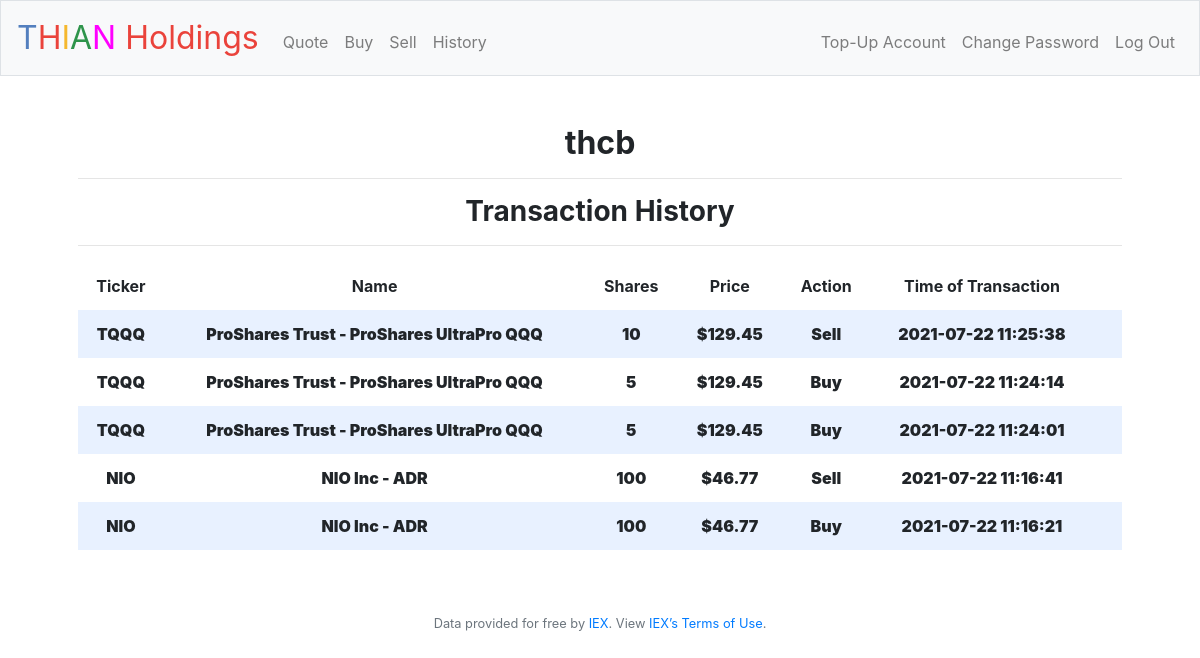
The app's page /history (signed in) with its own data.
### tables this page shows
CREATE TABLE users (id INTEGER, username TEXT NOT NULL, hash TEXT NOT NULL, cash NUMERIC NOT NULL DEFAULT 10000.00, PRIMARY KEY(id));

CREATE TABLE 'holdings' ('user_id' integer NOT NULL, 'symbol' text NOT NULL, 'name' text, 'shares' integer NOT NULL, 'price' numeric, 'total' numeric, 'action' text, 'time'  timestamp DEFAULT CURRENT_TIMESTAMP  );

### application.py (the view)
@app.route("/history")
@login_required
def history():
    holdings = db.execute("SELECT * FROM holdings WHERE user_id = ? ORDER BY time DESC", session["user_id"])
    name = db.execute("SELECT username FROM users WHERE id = ?", session["user_id"])
    return render_template("history.html", username=name[0]["username"], holdings=holdings)

### application.py (called while the page is built)
@app.after_request
def after_request(response):
    response.headers["Cache-Control"] = "no-cache, no-store, must-revalidate"
    response.headers["Expires"] = 0
    response.headers["Pragma"] = "no-cache"
    return response

### helpers.py (called while the page is built)
def login_required(f):
    @wraps(f)
    def decorated_function(*args, **kwargs):
        if session.get("user_id") is None:
            return redirect("/login")
        return f(*args, **kwargs)
    return decorated_function

def usd(value):
    return f"${value:,.2f}"

### templates/history.html (shortened to what this page needs)
{% extends "layout.html" %}
{% block main %}
    <H2><b>{{ username }}</b></H2>
    <hr>
    <H3><b>Transaction History<b></H3>
    <hr>
    <table>
        <thead>
            <tr>
                <th>Ticker</th>
                <th>Name</th>
                <th>Shares</th>
                <th>Price</th>
                <th>Action</th>
                <th>Time of Transaction</th>
            </tr>
        </thead>
            <tbody>
                {% for holding in holdings %}
                <tr>
                    <td>{{ holding.symbol }}</td>
                    <td>{{ holding.name }}</td>
                    <td>{{ holding.shares | abs }}</td>
                    <td>{{ holding.price | usd }}</td>
                    <td>{{ holding.action }}</td>
                    <td>{{ holding.time }}</td>
                    <td></td>
                </tr>
                {% endfor%}
            </tbody>
    </table>
{% endblock %}

### templates/layout.html (shortened to what this page needs)
<!DOCTYPE html>
<html lang="en">
    <head>
        <link rel="stylesheet" href="https://cdn.jsdelivr.net/npm/bootstrap@4.5.3/dist/css/bootstrap.min.css">
        <link href="/static/styles.css" rel="stylesheet">
    </head>
    <body>
        <nav class="navbar navbar-expand-md navbar-light bg-light border">
            <a class="navbar-brand" href="/"><span class="blue">T</span><span class="red">H</span><span class="yellow">I</span><span class="green">A</span><span class="magenta">N</span> <span class="red">Holdings</span></a>
            <div class="collapse navbar-collapse" id="navbar">
                {% if session.user_id %}
                    <ul class="navbar-nav mr-auto mt-2">
                        <li class="nav-item"><a class="nav-link" href="/quote">Quote</a></li>
                        <li class="nav-item"><a class="nav-link" href="/buy">Buy</a></li>
                        <li class="nav-item"><a class="nav-link" href="/sell">Sell</a></li>
                        <li class="nav-item"><a class="nav-link" href="/history">History</a></li>
                    </ul>
                    <ul class="navbar-nav ml-auto mt-2">
                        <li class="nav-item"><a class="nav-link" href="/topup">Top-Up Account</a></li>
                        <li class="nav-item"><a class="nav-link" href="/change_password">Change Password</a></li>
                        <li class="nav-item"><a class="nav-link" href="/logout">Log Out</a></li>
                    </ul>
                {% else %}
                    <ul class="navbar-nav ml-auto mt-2">
                        <li class="nav-item"><a class="nav-link" href="/register">Register</a></li>
                        <li class="nav-item"><a class="nav-link" href="/login">Log In</a></li>
                    </ul>
                {% endif %}
            </div>
        </nav>
        <main class="container p-5">
            {% block main %}{% endblock %}
        </main>
        <footer class="small text-center text-muted">
            Data provided for free by <a href="https://iextrading.com/developer">IEX</a>. View <a href="https://iextrading.com/api-exhibit-a/">IEX’s Terms of Use</a>.
        </footer>
    </body>
</html>

### static/styles.css (style rules this page uses)
nav .navbar-brand { font-size: xx-large; }
nav .navbar-brand .blue { color: #537fbe; }
nav .navbar-brand .red { color: #ea433b; }
nav .navbar-brand .yellow { color: #f5b82e; }
nav .navbar-brand .green { color: #2e944b; }
nav .navbar-brand .magenta { color: #FF00FF; }
main { overflow-x: auto; text-align: center; }
table { background-color: transparent; margin-bottom: 1rem; width: 100%; }
table th, table td { padding: 0.75rem; vertical-align: middle; }
tbody tr:nth-of-type(odd) { background-color: rgb(179, 208, 255, 0.3) }

### records on screen
users: username "thcb"
holdings: symbol "TQQQ", name "ProShares Trust - ProShares UltraPro QQQ", shares|abs "10", price "$129.45", action "Sell", time "2021-07-22 11:25:38"
holdings: symbol "TQQQ", name "ProShares Trust - ProShares UltraPro QQQ", shares|abs "5", price "$129.45", action "Buy", time "2021-07-22 11:24:14"
holdings: symbol "TQQQ", name "ProShares Trust - ProShares UltraPro QQQ", shares|abs "5", price "$129.45", action "Buy", time "2021-07-22 11:24:01"
holdings: symbol "NIO", name "NIO Inc - ADR", shares|abs "100", price "$46.77", action "Sell", time "2021-07-22 11:16:41"
holdings: symbol "NIO", name "NIO Inc - ADR", shares|abs "100", price "$46.77", action "Buy", time "2021-07-22 11:16:21"
